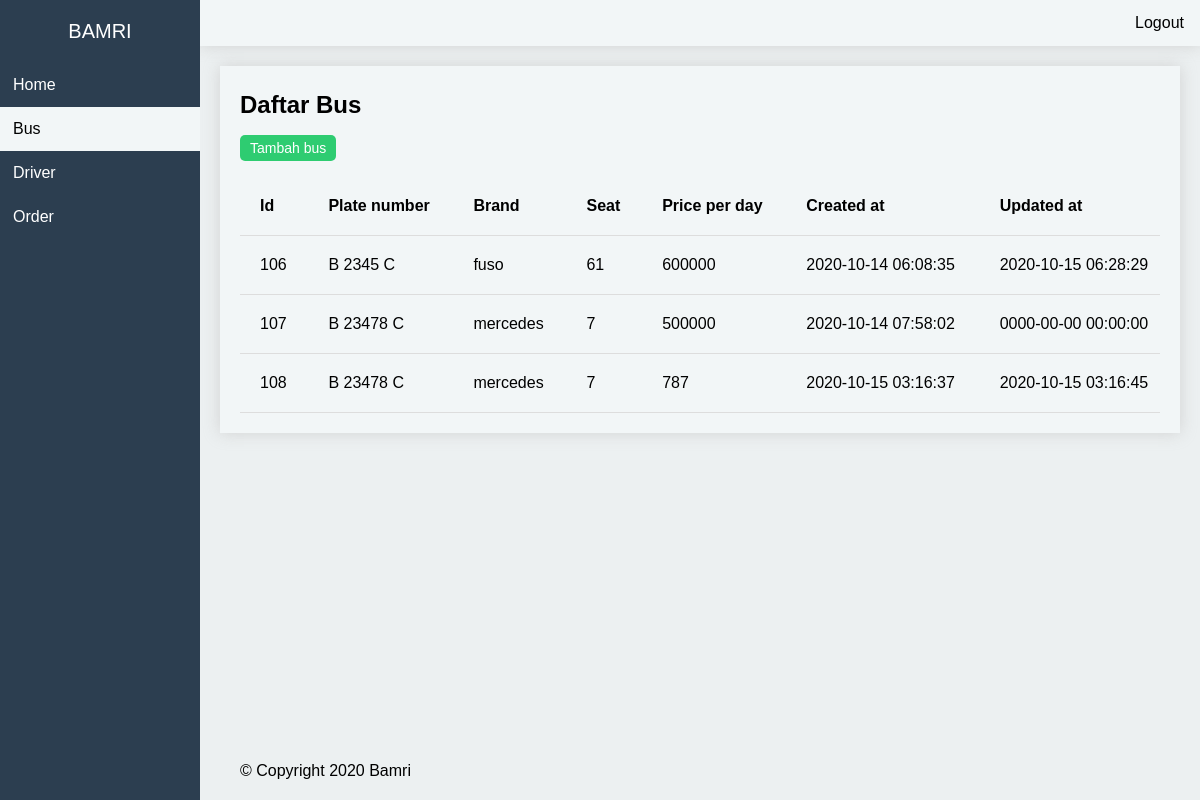
The app's page /bus/bus.php (signed in) with its own data.
### tables this page shows
CREATE TABLE `bus` (
  `id` int(11) UNSIGNED NOT NULL,
  `plate_number` varchar(255) NOT NULL,
  `brand` enum('mercedes','fuso','scania','') NOT NULL,
  `seat` int(11) NOT NULL,
  `price_per_day` int(11) NOT NULL,
  `created_at` timestamp NOT NULL DEFAULT CURRENT_TIMESTAMP,
  `updated_at` timestamp NOT NULL DEFAULT '0000-00-00 00:00:00' ON UPDATE CURRENT_TIMESTAMP
);

### bus/bus.php (the view, shortened to what this page needs)
<!DOCTYPE html>
<html lang="en">
<head>
    <link rel="stylesheet" href="../style.css">
</head>
<body>
    <div class="topnav">
        <a class="logout" href="../logout.php">Logout</a>
    </div>
    <div class="sidenav">
        <a class="logo" href="">BAMRI</a>
        <a href="../index.php">Home</a>
        <a class="active" href="bus.php">Bus</a>
        <a href="../driver/driver.php">Driver</a>
        <a href="../order/order.php">Order</a>
    </div>
    <div class="content">
        <div class="card">
            <h2>Daftar Bus</h2>
            <a class="btn-add" href="add_bus.php">Tambah bus</a>
            <div style="overflow-x:auto;">
                <table>
                    <thead>
                        <tr>
                            <th>Id</th>
                            <th>Plate number</th>
                            <th>Brand</th>
                            <th>Seat</th>
                            <th>Price per day</th>
                            <th>Created at</th>
                            <th>Updated at</th>
                        </tr>
                    </thead>
                    <tbody>
                        <?php
                        include '../config.php';
                        $data = mysqli_query($conn, "SELECT * FROM bus");
                        while ($d = mysqli_fetch_array($data)) {
                        ?>
                            <tr>
                                <td><?= $d['id'] ?></td>
                                <td><?= $d['plate_number'] ?></td>
                                <td><?= $d['brand'] ?></td>
                                <td><?= $d['seat'] ?></td>
                                <td><?= $d['price_per_day'] ?></td>
                                <td><?= $d['created_at'] ?></td>
                                <td><?= $d['updated_at'] ?></td>
                            </tr>
                        <?php
                        }
                        ?>
                    </tbody>
                </table>
            </div>
        </div>
        <div class="footer">&copy; Copyright 2020 Bamri</div>
    </div>
</body>
</html>

### style.css (style rules this page uses)
* { box-sizing: border-box; }
body { margin: 0; font-family: Arial, Helvetica, sans-serif; background-color: #ecf0f1; }
.topnav { overflow: hidden; background-color: #f2f6f7; margin-left: 200px; box-shadow: 0px 0px 15px 0px rgba(200, 200, 200, 0.75); }
.topnav a { float: right; display: block; color: #000; text-align: center; padding: 14px 16px; text-decoration: none; }
.sidenav { height: 100%; width: 200px; position: fixed; z-index: 1; top: 0; left: 0; background-color: #2c3e50; overflow-x: hidden; }
.sidenav a { color: white; padding: 13px; text-decoration: none; display: block; }
.sidenav .active { background-color: #f2f6f7; color: #000; }
.content { margin-left: 200px; padding-left: 20px; }
.card { background-color: #f2f6f7; padding: 5px 20px 20px 20px; margin-top: 20px; margin-right: 20px; box-shadow: 0px 0px 15px 0px rgba(200, 200, 200, 0.75); }
.sidenav .logo { padding: 20px; text-align: center; font-size: 20px; }
table, td, th { border-bottom: 1px solid #ddd; text-align: left; }
table { margin-top: 20px; border-collapse: collapse; width: 1086px; }
th, td { padding: 20px; }
.btn-add { background-color: #2ecc71; padding: 5px 10px 5px 10px; font-size: 14px; color: #fff; text-decoration: none; border-radius: 5px; }
.footer { text-align: center; bottom: 0; position: fixed; padding: 20px; }

### records on screen
bus: id "106", plate_number "B 2345 C", brand "fuso", seat "61", price_per_day "600000", created_at "2020-10-14 06:08:35", updated_at "2020-10-15 06:28:29"
bus: id "107", plate_number "B 23478 C", brand "mercedes", seat "7", price_per_day "500000", created_at "2020-10-14 07:58:02", updated_at "0000-00-00 00:00:00"
bus: id "108", plate_number "B 23478 C", brand "mercedes", seat "7", price_per_day "787", created_at "2020-10-15 03:16:37", updated_at "2020-10-15 03:16:45"
